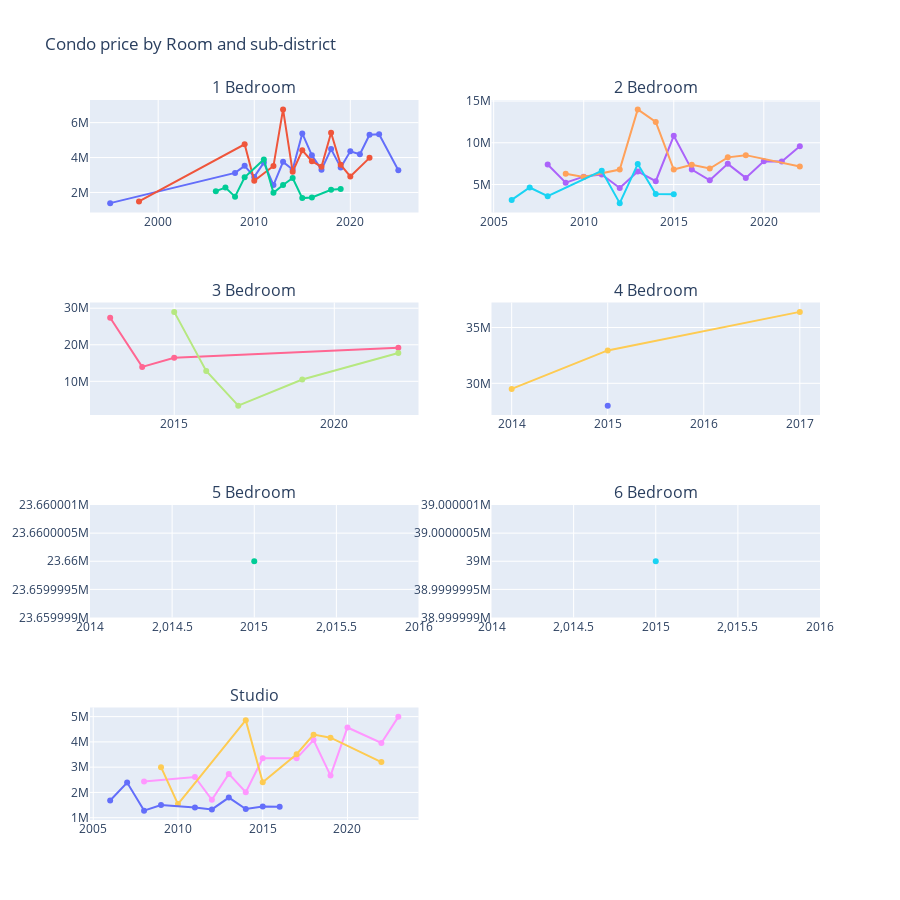

The cell this chart's notebook holds for it:
### Code cell
fig = make_subplots(rows=4, cols=2,subplot_titles=[
    '1 Bedroom','2 Bedroom','3 Bedroom','4 Bedroom','5 Bedroom','6 Bedroom','Studio'])
d1 = dfavg[dfavg['bedroom'] == '1'].groupby(['constructed-yr','sub-district']).mean(numeric_only=True).reset_index()
d2 = dfavg[dfavg['bedroom'] == '2'].groupby(['constructed-yr','sub-district']).mean(numeric_only=True).reset_index()
d3 = dfavg[dfavg['bedroom'] == '3'].groupby(['constructed-yr','sub-district']).mean(numeric_only=True).reset_index()
d4 = dfavg[dfavg['bedroom'] == '4'].groupby(['constructed-yr','sub-district']).mean(numeric_only=True).reset_index()
d5 = dfavg[dfavg['bedroom'] == '5'].groupby(['constructed-yr','sub-district']).mean(numeric_only=True).reset_index()
d6 = dfavg[dfavg['bedroom'] == '6'].groupby(['constructed-yr','sub-district']).mean(numeric_only=True).reset_index()
ds = dfavg[dfavg['bedroom'] == 'studio'].groupby(['constructed-yr','sub-district']).mean(numeric_only=True).reset_index()
#1
fig.add_trace(go.Scatter(x=d1[d1['sub-district']=='ห้วยขวาง']['constructed-yr'],
                         y=d1[d1['sub-district']=='ห้วยขวาง']['price'],
                         text='ห้วยขวาง'
                         ),row=1,col=1)
fig.add_trace(go.Scatter(x=d1[d1['sub-district']=='บางกะปิ']['constructed-yr'],
                         y=d1[d1['sub-district']=='บางกะปิ']['price'],
                         text='บางกะปิ'
                         ),row=1,col=1)
fig.add_trace(go.Scatter(x=d1[d1['sub-district']=='สามเสนนอก']['constructed-yr'],
                         y=d1[d1['sub-district']=='สามเสนนอก']['price'],
                         text='สามเสนนอก'
                         ),row=1,col=1)
#2
fig.add_trace(go.Scatter(x=d2[d2['sub-district']=='ห้วยขวาง']['constructed-yr'],
                         y=d2[d2['sub-district']=='ห้วยขวาง']['price'],
                         text='ห้วยขวาง'
                         ),row=1,col=2)
fig.add_trace(go.Scatter(x=d2[d2['sub-district']=='บางกะปิ']['constructed-yr'],
                         y=d2[d2['sub-district']=='บางกะปิ']['price'],
                         text='บางกะปิ'
                         ),row=1,col=2)
fig.add_trace(go.Scatter(x=d2[d2['sub-district']=='สามเสนนอก']['constructed-yr'],
                         y=d2[d2['sub-district']=='สามเสนนอก']['price'],
                         text='สามเสนนอก'
                         ),row=1,col=2)
#3
fig.add_trace(go.Scatter(x=d3[d3['sub-district']=='ห้วยขวาง']['constructed-yr'],
                         y=d3[d3['sub-district']=='ห้วยขวาง']['price'],
                         text='ห้วยขวาง'
                         ),row=2,col=1)
fig.add_trace(go.Scatter(x=d3[d3['sub-district']=='บางกะปิ']['constructed-yr'],
                         y=d3[d3['sub-district']=='บางกะปิ']['price'],
                         text='บางกะปิ'
                         ),row=2,col=1)
fig.add_trace(go.Scatter(x=d3[d3['sub-district']=='สามเสนนอก']['constructed-yr'],
                         y=d3[d3['sub-district']=='สามเสนนอก']['price'],
                         text='สามเสนนอก'
                         ),row=2,col=1)
#4
fig.add_trace(go.Scatter(x=d4[d4['sub-district']=='ห้วยขวาง']['constructed-yr'],
                         y=d4[d4['sub-district']=='ห้วยขวาง']['price'],
                         text='ห้วยขวาง'
                         ),row=2,col=2)
fig.add_trace(go.Scatter(x=d4[d4['sub-district']=='บางกะปิ']['constructed-yr'],
                         y=d4[d4['sub-district']=='บางกะปิ']['price'],
                         text='บางกะปิ'
                         ),row=2,col=2)
fig.add_trace(go.Scatter(x=d4[d4['sub-district']=='สามเสนนอก']['constructed-yr'],
                         y=d4[d4['sub-district']=='สามเสนนอก']['price'],
                         text='สามเสนนอก'
                         ),row=2,col=2)
#5
fig.add_trace(go.Scatter(x=d5[d5['sub-district']=='ห้วยขวาง']['constructed-yr'],
                         y=d5[d5['sub-district']=='ห้วยขวาง']['price'],
                         text='ห้วยขวาง'
                         ),row=3,col=1)
fig.add_trace(go.Scatter(x=d5[d5['sub-district']=='บางกะปิ']['constructed-yr'],
                         y=d5[d5['sub-district']=='บางกะปิ']['price'],
                         text='บางกะปิ'
                         ),row=3,col=1)
fig.add_trace(go.Scatter(x=d5[d5['sub-district']=='สามเสนนอก']['constructed-yr'],
                         y=d5[d5['sub-district']=='สามเสนนอก']['price'],
                         text='สามเสนนอก'
                         ),row=3,col=1)
#6
fig.add_trace(go.Scatter(x=d6[d6['sub-district']=='ห้วยขวาง']['constructed-yr'],
                         y=d6[d6['sub-district']=='ห้วยขวาง']['price'],
                         text='ห้วยขวาง'
                         ),row=3,col=2)
fig.add_trace(go.Scatter(x=d6[d6['sub-district']=='บางกะปิ']['constructed-yr'],
                         y=d6[d6['sub-district']=='บางกะปิ']['price'],
                         text='บางกะปิ'
                         ),row=3,col=2)
fig.add_trace(go.Scatter(x=d5[d5['sub-district']=='สามเสนนอก']['constructed-yr'],
                         y=d5[d5['sub-district']=='สามเสนนอก']['price'],
                         text='สามเสนนอก'
                         ),row=3,col=2)
#Studio
fig.add_trace(go.Scatter(x=ds[ds['sub-district']=='ห้วยขวาง']['constructed-yr'],
                         y=ds[ds['sub-district']=='ห้วยขวาง']['price'],
                         text='ห้วยขวาง'
                         ),row=4,col=1)
fig.add_trace(go.Scatter(x=ds[ds['sub-district']=='บางกะปิ']['constructed-yr'],
                         y=ds[ds['sub-district']=='บางกะปิ']['price'],
                         text='บางกะปิ'
                         ),row=4,col=1)
fig.add_trace(go.Scatter(x=ds[ds['sub-district']=='สามเสนนอก']['constructed-yr'],
                         y=ds[ds['sub-district']=='สามเสนนอก']['price'],
                         text='สามเสนนอก'
                         ),row=4,col=1)

fig.update_layout(
    title='Condo price by Room and sub-district',
    # yaxis=dict(title='Values'),
    height=900,
    width=900,
    showlegend=False
)
fig.show()

### Figure 1 — Plotly figure (JSON) as saved in the notebook; plotly's stock layout.template omitted (floating-point values rounded to 4 significant figures)
{"data": [{"text": "ห้วยขวาง", "type": "scatter", "x": [1995, 2008, 2009, 2010, 2011, 2012, 2013, 2014, 2015, 2016, 2017, 2018, 2019, 2020, 2021, 2022, 2023, 2025], "xaxis": "x", "y": [1390000, 3122000, 3526000.0, 2893000.0, 3711000.0, 2427000.0, 3755000.0, 3321000.0, 5384000.0, 4130000.0, 3308800, 4484000.0, 3437000.0, 4357000.0, 4187000.0, 5306000.0, 5340000, 3269750], "yaxis": "y"}, {"text": "บางกะปิ", "type": "scatter", "x": [1998, 2009, 2010, 2012, 2013, 2014, 2015, 2016, 2017, 2018, 2019, 2020, 2022], "xaxis": "x", "y": [1490000, 4756500, 2665000.0, 3513180, 6760000, 3185000.0, 4412500, 3787000.0, 3477000.0, 5420000.0, 3584580, 2917000.0, 3983000.0], "yaxis": "y"}, {"text": "สามเสนนอก", "type": "scatter", "x": [2006, 2007, 2008, 2009, 2011, 2012, 2013, 2014, 2015, 2016, 2018, 2019], "xaxis": "x", "y": [2076000.0, 2279000.0, 1757000.0, 2870000.0, 3893000.0, 1987000.0, 2432000.0, 2830000.0, 1678000.0, 1716000.0, 2155000, 2200000], "yaxis": "y"}, {"text": "ห้วยขวาง", "type": "scatter", "x": [2008, 2009, 2010, 2011, 2012, 2013, 2014, 2015, 2016, 2017, 2018, 2019, 2020, 2021, 2022], "xaxis": "x2", "y": [7400000, 5218750, 5941000.0, 6199000.0, 4587000.0, 6570000.0, 5394000.0, 10840000.0, 6783000.0, 5504000.0, 7474000.0, 5792125, 7792000.0, 7766000.0, 9594000.0], "yaxis": "y2"}, {"text": "บางกะปิ", "type": "scatter", "x": [2009, 2010, 2012, 2013, 2014, 2015, 2016, 2017, 2018, 2019, 2022], "xaxis": "x2", "y": [6282500, 5900000, 6789000.0, 14000000, 12490000.0, 6788000.0, 7373000.0, 6916125, 8250000.0, 8516720, 7148000.0], "yaxis": "y2"}, {"text": "สามเสนนอก", "type": "scatter", "x": [2006, 2007, 2008, 2011, 2012, 2013, 2014, 2015], "xaxis": "x2", "y": [3148750, 4640000, 3600000, 6640625, 2767500, 7447000.0, 3872500, 3830000], "yaxis": "y2"}, {"text": "ห้วยขวาง", "type": "scatter", "x": [2013, 2014, 2015, 2022], "xaxis": "x3", "y": [27390000.0, 13950000, 16420000.0, 19167500], "yaxis": "y3"}, {"text": "บางกะปิ", "type": "scatter", "x": [2015, 2016, 2017, 2019, 2022], "xaxis": "x3", "y": [29000000, 12830000.0, 3348000, 10500000, 17726076], "yaxis": "y3"}, {"text": "สามเสนนอก", "type": "scatter", "x": [], "xaxis": "x3", "y": [], "yaxis": "y3"}, {"text": "ห้วยขวาง", "type": "scatter", "x": [2014, 2015, 2017], "xaxis": "x4", "y": [29500000, 32940000.0, 36400000], "yaxis": "y4"}, {"text": "บางกะปิ", "type": "scatter", "x": [2015], "xaxis": "x4", "y": [28000000], "yaxis": "y4"}, {"text": "สามเสนนอก", "type": "scatter", "x": [], "xaxis": "x4", "y": [], "yaxis": "y4"}, {"text": "ห้วยขวาง", "type": "scatter", "x": [2015], "xaxis": "x5", "y": [23660000], "yaxis": "y5"}, {"text": "บางกะปิ", "type": "scatter", "x": [], "xaxis": "x5", "y": [], "yaxis": "y5"}, {"text": "สามเสนนอก", "type": "scatter", "x": [], "xaxis": "x5", "y": [], "yaxis": "y5"}, {"text": "ห้วยขวาง", "type": "scatter", "x": [2015], "xaxis": "x6", "y": [39000000], "yaxis": "y6"}, {"text": "บางกะปิ", "type": "scatter", "x": [], "xaxis": "x6", "y": [], "yaxis": "y6"}, {"text": "สามเสนนอก", "type": "scatter", "x": [], "xaxis": "x6", "y": [], "yaxis": "y6"}, {"text": "ห้วยขวาง", "type": "scatter", "x": [2008, 2011, 2012, 2013, 2014, 2015, 2017, 2018, 2019, 2020, 2022, 2023], "xaxis": "x7", "y": [2429500, 2610000, 1710000, 2734000.0, 2005000, 3350000, 3348000, 4077000.0, 2668000.0, 4570000, 3955530, 4990000], "yaxis": "y7"}, {"text": "บางกะปิ", "type": "scatter", "x": [2009, 2010, 2014, 2015, 2017, 2018, 2019, 2022], "xaxis": "x7", "y": [3000000, 1540000, 4857000.0, 2400000, 3510000, 4287000.0, 4166000.0, 3200000], "yaxis": "y7"}, {"text": "สามเสนนอก", "type": "scatter", "x": [2006, 2007, 2008, 2009, 2011, 2012, 2013, 2014, 2015, 2016], "xaxis": "x7", "y": [1680000, 2390000, 1280000, 1502500, 1402000.0, 1327500, 1797000.0, 1345000, 1446000.0, 1433000.0], "yaxis": "y7"}], "layout": {"annotations": [{"font": {"size": 16}, "showarrow": false, "text": "1 Bedroom", "x": 0.225, "xanchor": "center", "xref": "paper", "y": 1, "yanchor": "bottom", "yref": "paper"}, {"font": {"size": 16}, "showarrow": false, "text": "2 Bedroom", "x": 0.775, "xanchor": "center", "xref": "paper", "y": 1, "yanchor": "bottom", "yref": "paper"}, {"font": {"size": 16}, "showarrow": false, "text": "3 Bedroom", "x": 0.225, "xanchor": "center", "xref": "paper", "y": 0.7188, "yanchor": "bottom", "yref": "paper"}, {"font": {"size": 16}, "showarrow": false, "text": "4 Bedroom", "x": 0.775, "xanchor": "center", "xref": "paper", "y": 0.7188, "yanchor": "bottom", "yref": "paper"}, {"font": {"size": 16}, "showarrow": false, "text": "5 Bedroom", "x": 0.225, "xanchor": "center", "xref": "paper", "y": 0.4375, "yanchor": "bottom", "yref": "paper"}, {"font": {"size": 16}, "showarrow": false, "text": "6 Bedroom", "x": 0.775, "xanchor": "center", "xref": "paper", "y": 0.4375, "yanchor": "bottom", "yref": "paper"}, {"font": {"size": 16}, "showarrow": false, "text": "Studio", "x": 0.225, "xanchor": "center", "xref": "paper", "y": 0.1562, "yanchor": "bottom", "yref": "paper"}], "height": 900, "showlegend": false, "title": {"text": "Condo price by Room and sub-district"}, "width": 900, "xaxis": {"anchor": "y", "domain": [0, 0.45]}, "xaxis2": {"anchor": "y2", "domain": [0.55, 1]}, "xaxis3": {"anchor": "y3", "domain": [0, 0.45]}, "xaxis4": {"anchor": "y4", "domain": [0.55, 1]}, "xaxis5": {"anchor": "y5", "domain": [0, 0.45]}, "xaxis6": {"anchor": "y6", "domain": [0.55, 1]}, "xaxis7": {"anchor": "y7", "domain": [0, 0.45]}, "xaxis8": {"anchor": "y8", "domain": [0.55, 1]}, "yaxis": {"anchor": "x", "domain": [0.8438, 1]}, "yaxis2": {"anchor": "x2", "domain": [0.8438, 1]}, "yaxis3": {"anchor": "x3", "domain": [0.5625, 0.7188]}, "yaxis4": {"anchor": "x4", "domain": [0.5625, 0.7188]}, "yaxis5": {"anchor": "x5", "domain": [0.2812, 0.4375]}, "yaxis6": {"anchor": "x6", "domain": [0.2812, 0.4375]}, "yaxis7": {"anchor": "x7", "domain": [0, 0.1562]}, "yaxis8": {"anchor": "x8", "domain": [0, 0.1562]}}}
